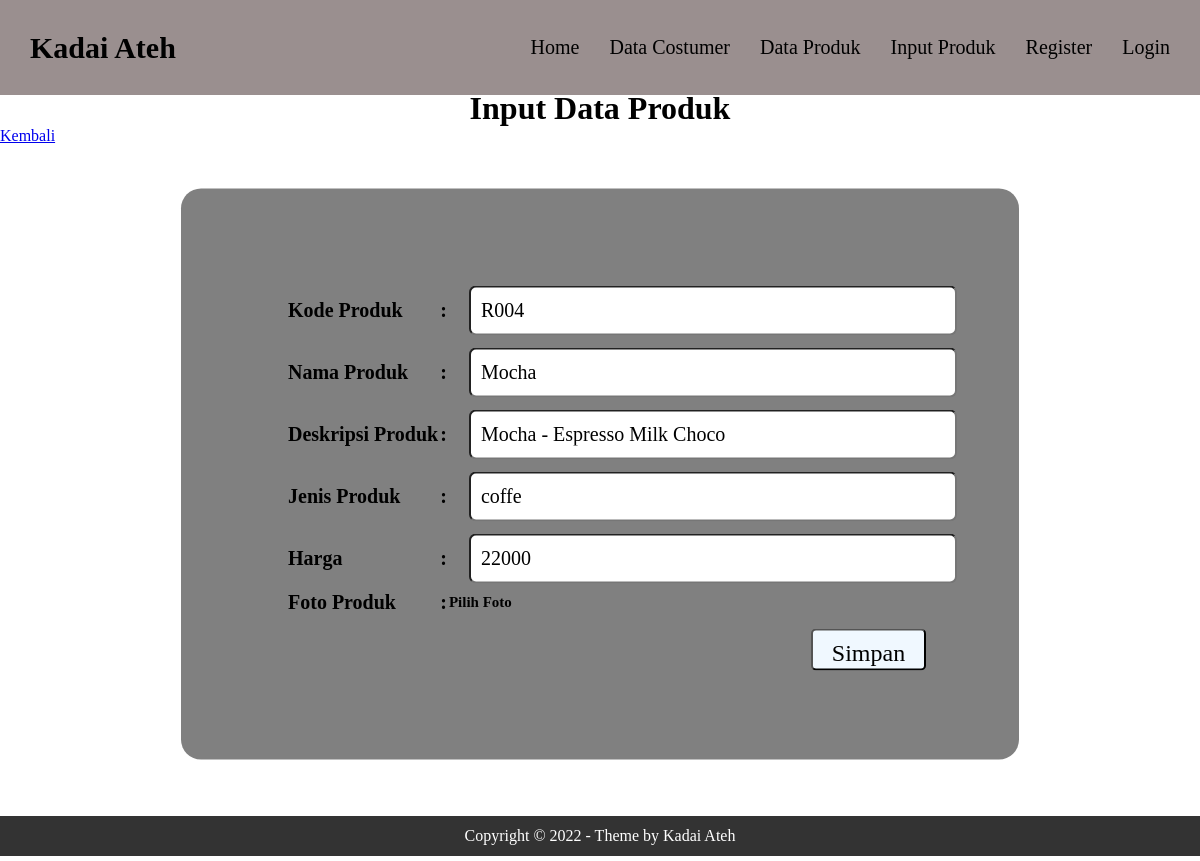
Page /editproduct.php?id=21 on the committed database.
### tables this page shows
CREATE TABLE `produk` (
  `id` int(25) NOT NULL,
  `kodeproduk` varchar(500) NOT NULL,
  `namaproduk` varchar(500) NOT NULL,
  `deskripsi` varchar(1000) NOT NULL,
  `jenis` varchar(5000) NOT NULL,
  `harga` int(255) NOT NULL,
  `images` varchar(50) NOT NULL
);

### editproduct.php (the view, shortened to what this page needs)
<?php
$username=$_SESSION["username"];
$conn = mysqli_connect('localhost','root','','kadaiateh');
$id=$_GET["id"];
$result = mysqli_query($conn, "SELECT * FROM produk WHERE id='$id'");
?>
<!DOCTYPE html>
<html lang="en">
<head>
    <link rel="stylesheet" href="menu.css">
</head>
<body>
    <div class="ncountainer">
        <nav class="wrapper">
            <div class="brand">
                <div class="name">Kadai Ateh</div>
            </div>
            <ul class="navigation">
            <?php
            if (isset($_SESSION["username"]) == 'admin') {
                ?>
                  <li><a href="indexadmin.php" class="nav">Home</a></li>
                                <li><a href="DataCostumer.php" class="nav">Data Costumer</a></li>
                                <li><a href="InputProduk.php" class="nav">Input Produk</a></li>
                                <li><a href="logout.php" class="nav">Hallo
                                <?php echo $username; ?></a></li>
                <?php
            }
             else {
             ?>
             <li><a href="index.php" class="nav">Home</a></li>
                                <li><a href="DataCostumer.php" class="nav">Data Costumer</a></li>
                                <li><a href="DataProduk.php" class="nav">Data Produk</a></li>
                                <li><a href="InputProduk.php" class="nav">Input Produk</a></li>
                                <li><a href="InputDataCostumer.php" class="nav">Register</a></li>
                                <li><a href="login.php" class="nav">Login</a></li>
                                <?php
            }
            ?>
            </ul>
        </nav>
    </div>
    <div class="fcountainer">
        <div class="data">
            <h1>Input Data Produk</h1>
            <a href = "DataProduk.php">Kembali</a>
            <?php while ($row = mysqli_fetch_assoc($result)): ?>
            <form method="POST" action="" enctype="multipart/form-data">
                <div class="box-input">
                    <div class="box">
                            <table border="0" class="data-product1">
                                <tr class="box-text">
                                    <td>Kode Produk</td>
                                    <td>:</td>
                                    <td class="tes"><input type="text" name="kodeproduk" class="nama" value="<?php echo $row["kodeproduk"]; ?>"></td>
                                </tr>
                                <br>
                                <tr class="box-text">
                                    <td>Nama Produk</td>
                                    <td>:</td>
                                    <td><input type="text" name="namaproduk" class="nama" value="<?php echo $row["namaproduk"]; ?>"></td>
                                </tr>
                                <tr class="box-text">
                                    <td>Deskripsi Produk</td>
                                    <td>:</td>
                                    <td><input type="text" name="deskripsi" class="nama" value="<?php echo $row["deskripsi"]; ?>"></td>
                                </tr>
                                <br>
                                <br>
                                <tr class="box-text">
                                    <td>Jenis Produk</td>
                                    <td>:</td>
                                    <td><input type="text" name="jenis" class="nama" value="<?php echo $row["jenis"]; ?>"></td>
                                </tr>
                                <br>
                                <tr class="box-text">
                                    <td>Harga</td>
                                    <td>:</td>
                                    <td><input type="text" name="harga" class="nama" value="<?php echo $row["harga"]; ?>"></td>
                                </tr>
                                <br>
                                <tr class="box-text">
                                    <td>Foto Produk</td>
                                    <td>:</td>
                                    <td><label for="myfile" ><p class="pe">Pilih Foto</p></label> </td>
                                </tr>
                                <div class="tombol1">
                        <button type="submit" name="edit" class="btn-simpan1">Simpan</a>
                    </div>
                            </table>
                </div>
                </div>
                </form>
                <?php endwhile; ?>
        </div>
        </div>
    <footer>
        <div class="footer">Copyright &copy; 2022 - Theme by Kadai Ateh </div>
    </footer>
</body>
</html>

### menu.css (style rules this page uses)
*, html , body { margin: 0; padding: 0; font-family: "Poppins"; }
.ncountainer { width: 100%; height: 10vh; display: flex; margin-bottom: 10px; }
.wrapper { width: 100%; height: 65px; background-color: #9A8F8F; display: flex; font-size: 20px; padding: 15px; justify-content: space-between; align-items: center; }
.brand { display: flex; font-size: 1.5em; padding: 15px; }
.name { color: black; font-weight: 700; }
.navigation { display: flex; justify-content: center; align-items: center; }
.navigation > li { list-style-type: none; padding: 15px; color: black; }
.nav { text-decoration: none; color: black; }
.fcountainer { max-width: 1270px; width: 100%; padding: 0 0px; margin: 0 auto; }
.box-input { width: 838px; height: 571px; box-sizing: border-box; border-radius: 20px; background-color: gray; transform: translate(-50%, -50%); top :55%; left: 50%; position: absolute; }
h1 { width: 100%; text-align: center; }
.box { padding: 100px; width: 600px; height: 350px; position: absolute; left: 5px; top: 10px; }
.data { height: 726px; }
.box-text { padding: 50px; font-size: 20px; font-weight: bold; }
.tes { padding: 20; }
input { margin: 5px; }
.nama { width: 474px; height: 46px; margin-left: 20px; top: 400px; left: 800px; border-radius: 7px; font-size: 20px; padding-left: 10px; }
.data-product1 { position: absolute; top: 80px; }
.pe { font-size: 15px; }
.btn-simpan1 { text-decoration: none; font-size: 24px; color: black; box-sizing: border-box; border-radius: 5px; background-color: aliceblue; position: absolute; width: 115px; height: 42px; bottom: 20px; margin-left: 525px; text-align: center; padding-top: 7px; top: 430px; }
.footer { text-align: center; width: 100%; height: 5vh; line-height: 50px; background: #333; color: #fff; position: relative; display: flex; align-items: center; justify-content: center; }

### rows in the picture
produk: kodeproduk "R004", namaproduk "Mocha", deskripsi "Mocha - Espresso Milk Choco", jenis "coffe", harga "22000"
